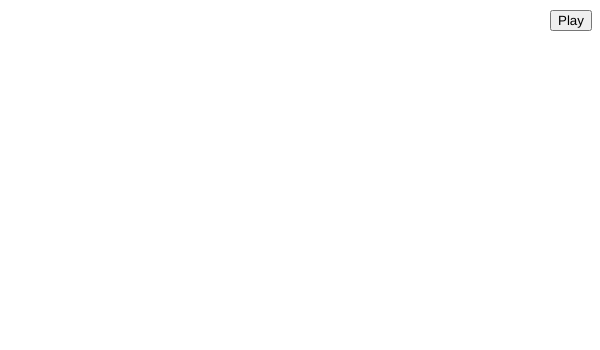
Frame 1 (no input)
Frame 60 (no input): identical to frame 1, image omitted
Frame 120 (the mouse pressed at the canvas centre since frame 60): identical to frame 1, image omitted

The p5.js sketch that drew this single still picture (run headless with seeded random() and noise() and a simulated clock; from frame 60 on, the mouse is pressed at the canvas centre):

// p5.js sketch
// ── sketch.js
// The Nature of Code
// Daniel Platt
// file: applyForces/sketch.js

let isPlaying = false;
let particles = [];
let particleCount = 20;
let gravity;
let windForce = 100000; //10 joules of energy from wind
let deltaTime = 0;
let lastTime = 0;

function setup() {
  frameRate(60);
  createCanvas(600, 350);
  initParticles(particleCount);
  gravity = createVector(0,0.9);
  lastTime = millis(); // init lastTime

  // create a play button
  initPlayButton();
}

function draw() {
  if (!isPlaying){
    return;
  }
  let now = millis();
  deltaTime = (now - lastTime) / 1000 // convert ms to seconds
  lastTime = now;
  background(210);
  strokeWeight(0);
  fill(0);
  text ("fps: " + round(frameRate()), 10,20);
  strokeWeight(1);
  let mouse = createVector(mouseX, mouseY);
  particles.forEach(element => {
    if(mouseIsPressed){
      // Get the direction of the force
      var attractionForce = p5.Vector.sub(mouse, element.position).normalize();
      // the further out the ball, the less affected by the force. F = Constant/(mouse - position)
      attractionForce.mult(-windForce).div(PI * p5.Vector.dist(mouse, element.position));
      element.applyForce(attractionForce);
      // slow each element down a bit
      element.velocity.mult(0.999);
    }
    wallForce(element);
    element.update();
    element.show();
  });

}

function initParticles(count) {
  for (let i = 0; i < count; i++) {
    particles[i] = new Mover(width/2, height/2, random(5,20));
  }
}

function initPlayButton() {
  let playButton = createButton("Play");
  playButton.position(width-50, 10);
  playButton.mousePressed(togglePlay);
}

function togglePlay() {
  isPlaying = !isPlaying;
  this.html(isPlaying ? "Pause" : "Play"); // Update button text
}

function wallForce(element) {
  // create a force pushing out form each wall
  // top
  element.applyForce(createVector(0,100 * height/(element.position.y)));
  // bottom
  element.applyForce(createVector(0, 100 * -height/(height - element.position.y)));
  // left
  element.applyForce(createVector(100 * width/(element.position.x), 0));
  // right
  element.applyForce(createVector(100 * -width/(width - element.position.x), 0));
}

// ── mover.js
// The nature of Code
// Daniel Platt
// Mover Class:
//    Draws a ball that moves around the space and is bounded by the boundaries
class Mover {
  constructor(x,y,radius) {
    this.position = createVector(x, y);
    this.velocity = createVector(random(-50,50), random(-50,50));
    this.acceleration = createVector(0,0);
    this.radius = radius;
    this.mass = this.radius;
  }
  applyForce(force) {
    this.acceleration.add(p5.Vector.div(force,this.mass));
  }
  applyGravity(force) {
    this.acceleration.add(force).limit(5);

  }
  update() {
    // useing Delta time, where V = acceleration * deltaTime
    let timeAccel = p5.Vector.copy(this.acceleration);
    timeAccel.mult(deltaTime); 
    this.velocity.add(timeAccel);
    let timeVel = p5.Vector.copy(this.velocity);
    timeVel.mult(deltaTime); 
    this.position.add(timeVel);
    this.checkEdges();
    // clear acceleration vector after applied
    this.acceleration.mult(0);

  }
  show() {
    stroke(0);
    fill(map(this.mass,5,20,255,0),0,150);
    circle(this.position.x, this.position.y, this.radius * 2);
  }
  checkEdges() {
    const bounce = -0.98;
    if (this.position.x + this.radius > width) {
      this.position.x = width - this.radius;
      this.velocity.x *= bounce;
    } else if (this.position.x - this.radius < 0){
      this.position.x = this.radius;
      this.velocity.x *= bounce;
    }
    if (this.position.y + this.radius > height) {
      this.position.y = height- this.radius;
      this.velocity.y *= bounce;
    } else if (this.position.y - this.radius < 0){
      this.position.y = this.radius;
      this.velocity.y *= bounce;
    }
  }
}
